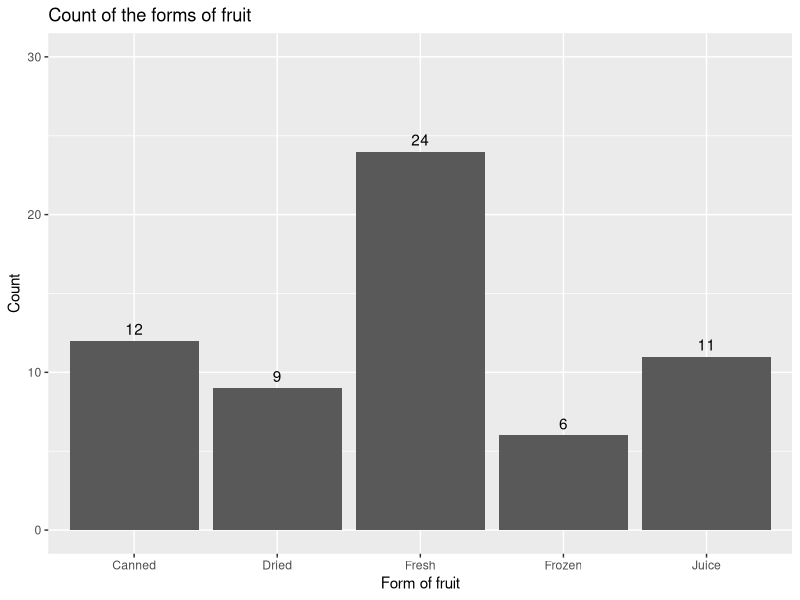

Reproduce this figure in R.
#Data visualizations
#descriptive statistics for relevant variables
#independent and paired t-tests

library(ggplot2)
library(dplyr)

#Reading the data
data <- read.csv("FRUITS AND VEGIES.csv")
View(data)
head(data)
str(data)

#defining variables
yield = data$Yield
price = data$RetailPrice
form_pkg = unique(data$Fruit)
retail_price = data$RetailPrice
count_form = data %>% count(data$Form)
count_form

#Segmentation of fruit category
canned = data$Fruit[data$Form == "Canned"]
dried = data$Fruit[data$Form == "Dried"]
fresh = data$Fruit[data$Form == "Fresh"]
frozen = data$Fruit[data$Form == "Frozen"]
juice = data$Fruit[data$Form == "Juice"]

#Descriptive Statistics
summary(data)
#yield
var(yield)
sd(yield)
range(yield)

#retail price
range(retail_price)

df <- as.data.frame(count_form)
df

#Number of fruits available according to their forms
ggplot(df, aes(x = `data$Form`, y = n)) +
  geom_bar(stat = "identity") +
  ylim(0, 30) +
  xlab("Form of fruit") +
  ylab("Count") +
  ggtitle("Count of the forms of fruit") +
  geom_text(aes(label = n), vjust = -0.5)

#Checking trend of retail price and yield


        